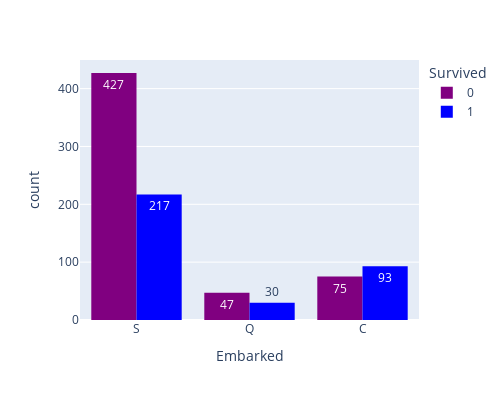

The code cell stored with this chart in its notebook:
### Code cell
# sns.countplot(data=df,x="Embarked",hue='Survived')
px.histogram(df, x="Embarked", color="Survived",barmode='group',height=400,width=500,text_auto=True,
             color_discrete_sequence=["purple","blue"])
# most of people are are died and survived who are embarked from S

### Figure 1 — Plotly figure (JSON) as saved in the notebook; plotly's stock layout.template omitted (floating-point values rounded to 4 significant figures; data arrays with more than 128 entries replaced by an {"elided": "..."} marker saying what was removed)
{"data": [{"alignmentgroup": "True", "bingroup": "x", "hovertemplate": "Survived=0<br>Embarked=%{x}<br>count=%{y}<extra></extra>", "legendgroup": "0", "marker": {"color": "purple", "pattern": {"shape": ""}}, "name": "0", "offsetgroup": "0", "orientation": "v", "showlegend": true, "texttemplate": "%{value}", "type": "histogram", "x": {"elided": "549 str values"}, "xaxis": "x", "yaxis": "y"}, {"alignmentgroup": "True", "bingroup": "x", "hovertemplate": "Survived=1<br>Embarked=%{x}<br>count=%{y}<extra></extra>", "legendgroup": "1", "marker": {"color": "blue", "pattern": {"shape": ""}}, "name": "1", "offsetgroup": "1", "orientation": "v", "showlegend": true, "texttemplate": "%{value}", "type": "histogram", "x": {"elided": "342 str values"}, "xaxis": "x", "yaxis": "y"}], "layout": {"barmode": "group", "height": 400, "legend": {"title": {"text": "Survived"}, "tracegroupgap": 0}, "margin": {"t": 60}, "width": 500, "xaxis": {"anchor": "y", "domain": [0, 1], "title": {"text": "Embarked"}}, "yaxis": {"anchor": "x", "domain": [0, 1], "title": {"text": "count"}}}}
